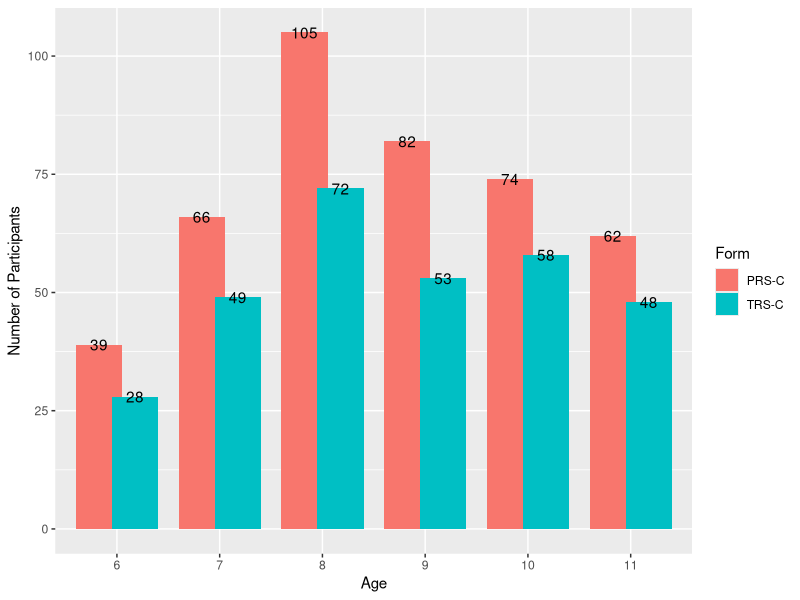
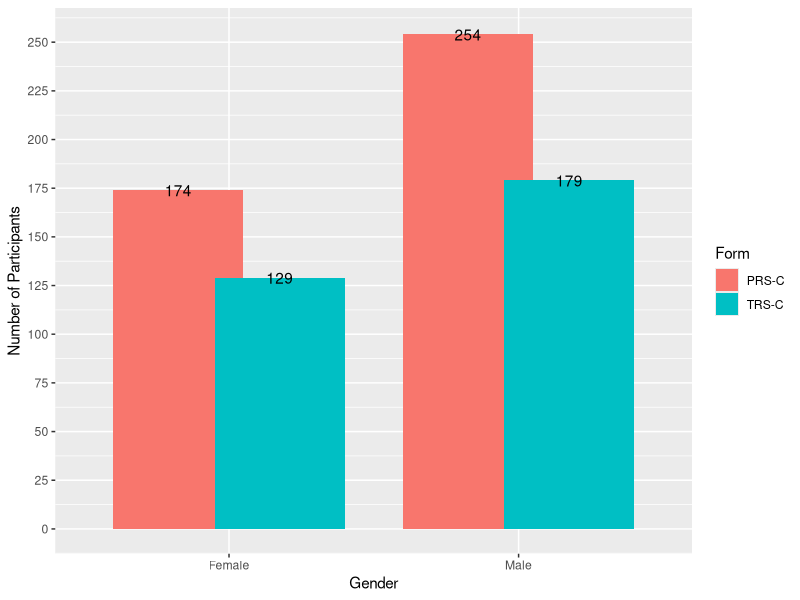

Generate these figures, in order, with R: (Note: this script raises an error after producing the figures.)
# CFA Analysis of the BASC-3
# Original code developed by Jake Kraska (Monash University)
# Built on R 4.0.2 with R Studio 1.3.1073
# requires file data with 736 obs of 401 variables
# set the working directory to source file directory manually

#---                                        ---#
################# Load Packages #################
#---                                        ---#

require(plyr) # version 1.8.6
require(ggplot2) # version 3.3.2
require(psych) # version 2.0.7
require(knitr) # version 1.29
require(lavaan) # version 0.6-7
require(dplyr) # version 1.0.1
require(tidyr) # version 1.1.1
require(latticeExtra) # version 0.6-29
require(lubridate) # version 1.7.9

#---                                       ---#
################# Set Options #################
#---                                       ---#

set.seed(2019)
options(max.print = 3000)

#---                                            ---#
################# Load Scale Data #################
#---                                            ---#

setwd(dirname(rstudioapi::getActiveDocumentContext()$path)) # set the wd to source file
items <- read.csv("items.csv")
data <- read.csv("data.csv")

#---                                                 ---#
################# Clean and Recode Data #################
#---                                                ---#

# change all empty cells to NA
data[data == "" | data == " "] <- NA
items[items == "" | items == " "] <- NA

# create gender factor
data$Gender <- addNA(as.factor(recode(data$Gender, 
                                      "1" = "Male", 
                                      "2" = "Female", 
                                      "3" = "Other")))

# create birth date variable
data$BirthDate <- as.Date(data$BirthDate, "%d/%m/%Y")

# create administration date variable
data$AdministrationDate <- as.Date(data$AdministrationDate, "%d/%m/%Y")

# create age at assessment
data$AgeAtAssessment <- as.period(interval(data$BirthDate, data$AdministrationDate), unit = "year")

# create age by year
data$Age <- as.integer(gsub("y.*","",data$AgeAtAssessment))
data$AgeFactor <- factor(data$Age, ordered = TRUE, levels = c(seq(6,20,1)))

# create form factor
data$Form <- addNA(as.factor(recode(data$Form, 
                                    "2" = "TRS-C", 
                                    "5" = "PRS-C")))
# create rater gender factor
data$RaterGender <- addNA(as.factor(recode(data$RaterGender,
                                           "1" = "Male", 
                                           "2" = "Female", 
                                           "3" = "Other")))

#---                                            ---#
################# Create Item Sets #################
#---                                            ---#

prsc.subscale.items <- list()
for (i in na.omit(unique(items$prsc_clin))) {
  prsc.subscale.items[[i]] <- filter(items, prsc_clin == i)[[1]]
}

prsc.composite.items <- list()
for (i in na.omit(unique(items$prsc_comp))) {
  prsc.composite.items[[i]] <- filter(items, prsc_comp == i)[[1]]
}

prsc.bsi.items <- filter(items, prsc_bsi == "y")[[1]]

trsc.subscale.items <- list()
for (i in na.omit(unique(items$trsc_clin))) {
  trsc.subscale.items[[i]] <- filter(items, trsc_clin == i)[[1]]
}

trsc.composite.items <- list()
for (i in na.omit(unique(items$trsc_comp))) {
  trsc.composite.items[[i]] <- filter(items, trsc_comp == i)[[1]]
}

trsc.bsi.items <- filter(items, trsc_bsi == "y")[[1]]

#---                                      ---#
################# Split Data #################
#---                                      ---#

basc3prsc <- filter(data, Form == "PRS-C")
basc3trsc <- filter(data, Form == "TRS-C")

#---                                       ---#
################# Explore Data #################
#---                                        ---#

# Age distribution

ggplot(data = data, aes(x = AgeFactor, fill = Form)) +
  geom_bar(position = position_dodge(width = .7)) +
  geom_text(stat = "count", aes(label = ..count..), position = position_dodge(width = .7)) +
  scale_y_continuous(name = "Number of Participants", breaks = seq.int(0,105,25), limits = c(0,105)) +
  scale_x_discrete(name = "Age") 
  
# Gender distribution

ggplot(data = data, aes(x = Gender, fill = Form)) +
  geom_bar(position = position_dodge(width = .7)) +
  geom_text(stat = "count", aes(label = ..count..), position = position_dodge(width = .7)) +
  scale_y_continuous(name = "Number of Participants", breaks = seq.int(0,255,25), limits = c(0,255)) +
  scale_x_discrete(name = "Gender") 

#---                                          ---#
################# Reverse Items  #################
#---                                          ---#

prsc.reverse.items <- c("001","028","083","127") %>% # reverse attention problems to make negative
  append(., c("069","085","168")) %>% # reverse functional communication to make positive
  append(., c("027","046","064","066")) %>% # reverse activities of daily living to make positive
  append(., c("087","163")) # reverse withdrawal to make negative

basc3prsc <- basc3prsc %>% mutate_at(vars(paste0("basc3_r", prsc.reverse.items)),
                                     funs(recode(., `1` = 4, `2` = 3, `3` = 2, `4` = 1)))

trsc.reverse.items <- c("001","021","064") %>% # reverse Attention Problems to make negative
  append(., c("022","032","139")) %>% # reverse Functional Communication to make positive
  append(., c("020")) %>% # reverse Adaptability to make positive
  append(., c("055")) %>% # reverse Learning Problems to make negative
  append(., c("098","144")) # reverse Withdrawal to make negative

basc3trsc <- basc3trsc %>% mutate_at(vars(paste0("basc3_r", trsc.reverse.items)),
                                     funs(recode(., `1` = 4, `2` = 3, `3` = 2, `4` = 1)))

#---                                         ---#
################# Descriptives  #################
#---                                         ---#

psych::describe(select(basc3prsc, ends_with("_t")), na.rm = TRUE)

psych::describe(select(basc3trsc, ends_with("_t")), na.rm = TRUE)

#---                                        ---#
################# CFA Models  #################
#---                                        ---#

# PRS-C Subscale Models
prsc.subscale.models <- list()
for (i in na.omit(unique(items$prsc_clin))) {
  prsc.subscale.models[[i]] <- paste0(i, " =~ ", paste0(filter(items, prsc_clin == i)[[1]], collapse = "+"))
}

# PRS-C Internalizing Model
prsc.internalizing.model <- paste(
  # subscales
  paste("anx =~ ", paste(filter(items, prsc_clin == "Anxiety")[[1]], collapse = "+"), sep = ""),
  paste("dep =~ ", paste(filter(items, prsc_clin == "Depression")[[1]], collapse = "+"), sep = ""),
  paste("som =~ ", paste(filter(items, prsc_clin == "Somatization")[[1]], collapse = "+"), sep = ""),
  # composite
  paste("int =~ NA*anx + dep + som", sep = ""),
  paste("int ~~ 1*int", sep = ""),
  # separate all by lines
  sep = "\n"
)

# PRS-C Externalizing Model
prsc.externalizing.model <- paste(
  # subscales
  paste("hyp =~ ", paste(filter(items, prsc_clin == "Hyperactivity")[[1]], collapse = "+"), sep = ""),
  paste("agg =~ ", paste(filter(items, prsc_clin == "Aggression")[[1]], collapse = "+"), sep = ""),
  paste("con =~ ", paste(filter(items, prsc_clin == "ConductProblems")[[1]], collapse = "+"), sep = ""),
  # composite
  paste("ext =~ NA*hyp + agg + con", sep = ""),
  paste("ext ~~ 1*ext", sep = ""),
  # separate all by lines
  sep = "\n"
)

# PRS-C Adaptive Skills Model
prsc.adaptive.model <- paste(
  # subscales
  paste("adaptability =~ ", paste(filter(items, prsc_clin == "Adaptability")[[1]], collapse = "+"), sep = ""),
  paste("social =~ ", paste(filter(items, prsc_clin == "SocialSkills")[[1]], collapse = "+"), sep = ""),
  paste("functional =~ ", paste(filter(items, prsc_clin == "FunctionalCommunication")[[1]], collapse = "+"), sep = ""),
  paste("leadership =~ ", paste(filter(items, prsc_clin == "Leadership")[[1]], collapse = "+"), sep = ""),
  paste("activities =~ ", paste(filter(items, prsc_clin == "ActivitiesOfDailyLiving")[[1]], collapse = "+"), sep = ""),
  # composite
  paste("adaptive =~ NA*adaptability + social + functional + leadership + activities", sep = ""),
  paste("adaptive ~~ 1*adaptive", sep = ""),
  # separate all by lines
  sep = "\n"
)

# PRS-C Behaviour Symptoms Index Model
prsc.bsi.model <- paste(
  # subscales
  # subscales
  paste("hyp =~ ", paste(filter(items, prsc_clin == "Hyperactivity")[[1]], collapse = "+"), sep = ""),
  paste("agg =~ ", paste(filter(items, prsc_clin == "Aggression")[[1]], collapse = "+"), sep = ""),
  paste("dep =~ ", paste(filter(items, prsc_clin == "Depression")[[1]], collapse = "+"), sep = ""),
  paste("att =~ ", paste(filter(items, prsc_clin == "AttentionProblems")[[1]], collapse = "+"), sep = ""),
  paste("aty =~ ", paste(filter(items, prsc_clin == "Atypicality")[[1]], collapse = "+"), sep = ""),
  paste("wit =~ ", paste(filter(items, prsc_clin == "Withdrawal")[[1]], collapse = "+"), sep = ""),
  # composite
  paste("bsi =~ NA*hyp + agg + dep + att + aty + wit", sep = ""),
  paste("bsi ~~ 1*bsi", sep = ""),
  # separate all by lines
  sep = "\n"
)

# TRS-C Subscale Models
trsc.subscale.models <- list()
for (i in na.omit(unique(items$trsc_clin))) {
  trsc.subscale.models[[i]] <- paste0(i, " =~ ", paste0(filter(items, trsc_clin == i)[[1]], collapse = "+"))
}

# TRS-C Internalizing Model
trsc.internalizing.model <- paste(
  # subscales
  paste("anx =~ ", paste(filter(items, trsc_clin == "Anxiety")[[1]], collapse = "+"), sep = ""),
  paste("dep =~ ", paste(filter(items, trsc_clin == "Depression")[[1]], collapse = "+"), sep = ""),
  paste("som =~ ", paste(filter(items, trsc_clin == "Somatization")[[1]], collapse = "+"), sep = ""),
  # composite
  paste("int =~ NA*anx + dep + som", sep = ""),
  paste("int ~~ 1*int", sep = ""),
  # separate all by lines
  sep = "\n"
)

# TRS-C Externalizing Model
trsc.externalizing.model <- paste(
  # subscales
  paste("hyp =~ ", paste(filter(items, trsc_clin == "Hyperactivity")[[1]], collapse = "+"), sep = ""),
  paste("agg =~ ", paste(filter(items, trsc_clin == "Aggression")[[1]], collapse = "+"), sep = ""),
  paste("con =~ ", paste(filter(items, trsc_clin == "ConductProblems")[[1]], collapse = "+"), sep = ""),
  # composite
  paste("ext =~ NA*hyp + agg + con", sep = ""),
  paste("ext ~~ 1*ext", sep = ""),
  # separate all by lines
  sep = "\n"
)

# TRS-C Adaptive Skills Model
trsc.adaptive.model <- paste(
  # subscales
  paste("adaptability =~ ", paste(filter(items, trsc_clin == "Adaptability")[[1]], collapse = "+"), sep = ""),
  paste("social =~ ", paste(filter(items, trsc_clin == "SocialSkills")[[1]], collapse = "+"), sep = ""),
  paste("functional =~ ", paste(filter(items, trsc_clin == "FunctionalCommunication")[[1]], collapse = "+"), sep = ""),
  paste("leadership =~ ", paste(filter(items, trsc_clin == "Leadership")[[1]], collapse = "+"), sep = ""),
  paste("study =~ ", paste(filter(items, trsc_clin == "StudySkills")[[1]], collapse = "+"), sep = ""),
  # composite
  paste("adaptive =~ NA*adaptability + social + functional + leadership + study", sep = ""),
  paste("adaptive ~~ 1*adaptive", sep = ""),
  # separate all by lines
  sep = "\n"
)

# TRS-C School Problems Model
trsc.school.probs.model <- paste(
  # subscales
  paste("learning =~ ", paste(filter(items, trsc_clin == "LearningProblems")[[1]], collapse = "+"), sep = ""),
  paste("attention =~ ", paste(filter(items, trsc_clin == "AttentionProblems")[[1]], collapse = "+"), sep = ""),
  # composite
  paste("school =~ NA*learning + attention", sep = ""),
  paste("school ~~ 1*school", sep = ""),
  # separate all by lines
  sep = "\n"
)

# TRS-C School Problems Model Covary with Internalising
trsc.school.probs.int.model <- paste(
  # school problems subscales
  paste("learning =~ ", paste(filter(items, trsc_clin == "LearningProblems")[[1]], collapse = "+"), sep = ""),
  paste("attention =~ ", paste(filter(items, trsc_clin == "AttentionProblems")[[1]], collapse = "+"), sep = ""),
  # school problems composite
  paste("school =~ NA*learning + attention", sep = ""),
  paste("school ~~ 1*school", sep = ""),
  # int subscales
  paste("anx =~ ", paste(filter(items, trsc_clin == "Anxiety")[[1]], collapse = "+"), sep = ""),
  paste("dep =~ ", paste(filter(items, trsc_clin == "Depression")[[1]], collapse = "+"), sep = ""),
  paste("som =~ ", paste(filter(items, trsc_clin == "Somatization")[[1]], collapse = "+"), sep = ""),
  # int composite
  paste("int =~ NA*anx + dep + som", sep = ""),
  paste("int ~~ 1*int", sep = ""),
  # covary int and school problems
  paste("school ~~ int", sep = ""),
  # separate all by lines
  sep = "\n"
)

# TRS-C Behaviour Symptoms Index Model
trsc.bsi.model <- paste(
  # subscales
  paste("hyp =~ ", paste(filter(items, trsc_clin == "Hyperactivity")[[1]], collapse = "+"), sep = ""),
  paste("agg =~ ", paste(filter(items, trsc_clin == "Aggression")[[1]], collapse = "+"), sep = ""),
  paste("dep =~ ", paste(filter(items, trsc_clin == "Depression")[[1]], collapse = "+"), sep = ""),
  paste("att =~ ", paste(filter(items, trsc_clin == "AttentionProblems")[[1]], collapse = "+"), sep = ""),
  paste("aty =~ ", paste(filter(items, trsc_clin == "Atypicality")[[1]], collapse = "+"), sep = ""),
  paste("wit =~ ", paste(filter(items, trsc_clin == "Withdrawal")[[1]], collapse = "+"), sep = ""),
  # composite
  paste("bsi =~ NA*hyp + agg + dep + att + aty + wit", sep = ""),
  paste("bsi ~~ 1*bsi", sep = ""),
  # separate all by lines
  sep = "\n"
)

#---                                                      ---#
################# Reliability BASC-3 PRS-C  #################
#---                                                      ---#

prsc.alpha <- list()
for (i in names(prsc.subscale.items)) {
  prsc.alpha[[i]] <- psych::alpha(basc3prsc[prsc.subscale.items[[i]]], check.keys = TRUE)
}

lapply(prsc.alpha, function(x) { x$total })

#---                                                        ---#
################# CFA BASC-3 PRS-C Subscales  #################
#---                                                        ---#

prsc.cfa <- list()
for (i in names(prsc.subscale.items)) {
  y <- which(names(prsc.subscale.items) == i)
  prsc.cfa[[i]] <- cfa(model = prsc.subscale.models[[i]], 
                       data = basc3prsc[prsc.subscale.items[[i]]],
                       ordered = prsc.subscale.items[[i]])
  rm(y)
}

lapply(prsc.cfa, function(x) {x})

lapply(prsc.cfa, function(x) { 
  fitMeasures(x, c("chisq", "df", "pvalue", "cfi", "tli", "rmsea", "srmr"))
})

lapply(prsc.cfa, function(x) { 
  parameterEstimates(x, standardized = TRUE) %>%
    filter(op == "=~" | op == "~~") %>%
    dplyr::select("LHS" = lhs, op, "RHS" = rhs, "SE" = se, "Z" = z, "p-value" = pvalue, "Beta" = est, "Std. Beta" = std.all) %>%
    kable(digits = 3, format = "pandoc", caption = "Factor Loadings")
})

#---                                                            ---#
################# CFA BASC-3 PRS-C Internalizing  #################
#---                                                            ---#

prsc.internalizing.cfa <- cfa(model = prsc.internalizing.model, 
                              data = basc3prsc[prsc.composite.items$Internalizing], 
                              ordered = prsc.composite.items$Internalizing)

prsc.internalizing.cfa

fitMeasures(prsc.internalizing.cfa, c("chisq", "df", "pvalue", "cfi", "tli", "rmsea", "srmr"))

parameterEstimates(prsc.internalizing.cfa, standardized = TRUE) %>%
  filter(op == "=~" | op == "~~") %>%
  dplyr::select("LHS" = lhs, op, "RHS" = rhs, "SE" = se, "Z" = z, "p-value" = pvalue, "Beta" = est, "Std. Beta" = std.all) %>%
  kable(digits = 3, format = "pandoc", caption = "Factor Loadings")

#---                                                            ---#
################# CFA BASC-3 PRS-C Externalizing  #################
#---                                                            ---#

prsc.externalizing.cfa <- cfa(model = prsc.externalizing.model, 
                              data = basc3prsc[prsc.composite.items$Externalizing], 
                              ordered = prsc.composite.items$Externalizing)

prsc.externalizing.cfa

fitMeasures(prsc.externalizing.cfa, c("chisq", "df", "pvalue", "cfi", "tli", "rmsea", "srmr"))

parameterEstimates(prsc.externalizing.cfa, standardized = TRUE) %>%
  filter(op == "=~" | op == "~~") %>%
  dplyr::select("LHS" = lhs, op, "RHS" = rhs, "SE" = se, "Z" = z, "p-value" = pvalue, "Beta" = est, "Std. Beta" = std.all) %>%
  kable(digits = 3, format = "pandoc", caption = "Factor Loadings")

#---                                                            ---#
################# CFA BASC-3 PRS-C Adaptive Skills  #################
#---                                                            ---#

prsc.adaptive.cfa <- cfa(model = prsc.adaptive.model, 
                         data = basc3prsc[prsc.composite.items$AdaptiveSkills], 
                         ordered = prsc.composite.items$AdaptiveSkills)

prsc.adaptive.cfa

fitMeasures(prsc.adaptive.cfa, c("chisq", "df", "pvalue", "cfi", "tli", "rmsea", "srmr"))

parameterEstimates(prsc.adaptive.cfa, standardized = TRUE) %>%
  filter(op == "=~" | op == "~~") %>%
  dplyr::select("LHS" = lhs, op, "RHS" = rhs, "SE" = se, "Z" = z, "p-value" = pvalue, "Beta" = est, "Std. Beta" = std.all) %>%
  kable(digits = 3, format = "pandoc", caption = "Factor Loadings")

#---                                                ---#
################# CFA BASC-3 PRS-C BSI  #################
#---                                                ---#

prsc.bsi.cfa <- cfa(model = prsc.bsi.model, 
                    data = basc3prsc[prsc.bsi.items], 
                    ordered = prsc.bsi.items)

prsc.bsi.cfa

fitMeasures(prsc.bsi.cfa, c("chisq", "df", "pvalue", "cfi", "tli", "rmsea", "srmr"))

parameterEstimates(prsc.bsi.cfa, standardized = TRUE) %>%
  filter(op == "=~" | op == "~~") %>%
  dplyr::select("LHS" = lhs, op, "RHS" = rhs, "SE" = se, "Z" = z, "p-value" = pvalue, "Beta" = est, "Std. Beta" = std.all) %>%
  kable(digits = 3, format = "pandoc", caption = "Factor Loadings")

#---                                                      ---#
################# Reliability BASC-3 TRS-C  #################
#---                                                      ---#

trsc.alpha <- list()
for (i in names(trsc.subscale.items)) {
  trsc.alpha[[i]] <- psych::alpha(basc3trsc[trsc.subscale.items[[i]]], check.keys = TRUE)
}

lapply(trsc.alpha, function(x) { x$total })

#---                                                        ---#
################# CFA BASC-3 TRS-C Subscales  #################
#---                                                        ---#

trsc.cfa <- list()
for (i in names(trsc.subscale.items)) {
  y <- which(names(trsc.subscale.items) == i)
  trsc.cfa[[i]] <- cfa(model = trsc.subscale.models[[i]], 
                       data = basc3trsc[trsc.subscale.items[[i]]],
                       ordered = trsc.subscale.items[[i]])
  rm(y)
}

lapply(trsc.cfa, function(x) {x})

lapply(trsc.cfa, function(x) { 
  fitMeasures(x, c("chisq", "df", "pvalue", "cfi", "tli", "rmsea", "srmr"))
})

lapply(trsc.cfa, function(x) { 
  parameterEstimates(x, standardized = TRUE) %>%
    filter(op == "=~" | op == "~~") %>%
    dplyr::select("LHS" = lhs, op, "RHS" = rhs, "SE" = se, "Z" = z, "p-value" = pvalue, "Beta" = est, "Std. Beta" = std.all) %>%
    kable(digits = 3, format = "pandoc", caption = "Factor Loadings")
})

#---                                                            ---#
################# CFA BASC-3 TRS-C Internalizing  #################
#---                                                            ---#

trsc.internalizing.cfa <- cfa(model = trsc.internalizing.model, 
                              data = basc3trsc[trsc.composite.items$Internalizing], 
                              ordered = trsc.composite.items$Internalizing)

trsc.internalizing.cfa

fitMeasures(trsc.internalizing.cfa, c("chisq", "df", "pvalue", "cfi", "tli", "rmsea", "srmr"))

parameterEstimates(trsc.internalizing.cfa, standardized = TRUE) %>%
  filter(op == "=~" | op == "~~") %>%
  dplyr::select("LHS" = lhs, op, "RHS" = rhs, "SE" = se, "Z" = z, "p-value" = pvalue, "Beta" = est, "Std. Beta" = std.all) %>%
  kable(digits = 3, format = "pandoc", caption = "Factor Loadings")

#---                                                            ---#
################# CFA BASC-3 TRS-C Externalizing  #################
#---                                                            ---#

trsc.externalizing.cfa <- cfa(model = trsc.externalizing.model, 
                              data = basc3trsc[trsc.composite.items$Externalizing], 
                              ordered = trsc.composite.items$Externalizing)

trsc.externalizing.cfa

fitMeasures(trsc.externalizing.cfa, c("chisq", "df", "pvalue", "cfi", "tli", "rmsea", "srmr"))

parameterEstimates(trsc.externalizing.cfa, standardized = TRUE) %>%
  filter(op == "=~" | op == "~~") %>%
  dplyr::select("LHS" = lhs, op, "RHS" = rhs, "SE" = se, "Z" = z, "p-value" = pvalue, "Beta" = est, "Std. Beta" = std.all) %>%
  kable(digits = 3, format = "pandoc", caption = "Factor Loadings")

#---                                                            ---#
################# CFA BASC-3 TRS-C School Problems  #################
#---                                                            ---#

trsc.school.probs.cfa <- cfa(model = trsc.school.probs.model, 
                             data = basc3trsc[trsc.composite.items$SchoolProblems], 
                             ordered = trsc.composite.items$SchoolProblems)

trsc.school.probs.cfa

fitMeasures(trsc.school.probs.cfa, c("chisq", "df", "pvalue", "cfi", "tli", "rmsea", "srmr"))

parameterEstimates(trsc.school.probs.cfa, standardized = TRUE) %>%
  filter(op == "=~") %>%
  dplyr::select("LHS" = lhs, op, "RHS" = rhs, "SE" = se, "Z" = z, "p-value" = pvalue, "Beta" = est, "Std. Beta" = std.all) %>%
  kable(digits = 3, format = "pandoc", caption = "Factor Loadings")

trsc.school.probs.int.cfa <- cfa(model = trsc.school.probs.int.model, 
                                 data = basc3trsc[c(trsc.composite.items$SchoolProblems,trsc.composite.items$Internalizing)], 
                                 ordered = c(trsc.composite.items$SchoolProblems,trsc.composite.items$Internalizing))

trsc.school.probs.int.cfa

fitMeasures(trsc.school.probs.int.cfa, c("chisq", "df", "pvalue", "cfi", "tli", "rmsea", "srmr"))

parameterEstimates(trsc.school.probs.int.cfa, standardized = TRUE) %>%
  filter(op == "=~" | op == "~~") %>%
  dplyr::select("LHS" = lhs, op, "RHS" = rhs, "SE" = se, "Z" = z, "p-value" = pvalue, "Beta" = est, "Std. Beta" = std.all) %>%
  kable(digits = 3, format = "pandoc", caption = "Factor Loadings")

#---                                                            ---#
################# CFA BASC-3 TRS-C Adaptive Skills  #################
#---                                                            ---#

trsc.adaptive.cfa <- cfa(model = trsc.adaptive.model, 
                         data = basc3trsc[trsc.composite.items$AdaptiveSkills], 
                         ordered = trsc.composite.items$AdaptiveSkills)

trsc.adaptive.cfa

fitMeasures(trsc.adaptive.cfa, c("chisq", "df", "pvalue", "cfi", "tli", "rmsea", "srmr"))

parameterEstimates(trsc.adaptive.cfa, standardized = TRUE) %>%
  filter(op == "=~" | op == "~~") %>%
  dplyr::select("LHS" = lhs, op, "RHS" = rhs, "SE" = se, "Z" = z, "p-value" = pvalue, "Beta" = est, "Std. Beta" = std.all) %>%
  kable(digits = 3, format = "pandoc", caption = "Factor Loadings")

#---                                                ---#
################# CFA BASC-3 TRS-C BSI  #################
#---                                                ---#

trsc.bsi.cfa <- cfa(model = trsc.bsi.model, 
                    data = basc3trsc[trsc.bsi.items], 
                    ordered = trsc.bsi.items)

trsc.bsi.cfa

fitMeasures(trsc.bsi.cfa, c("chisq", "df", "pvalue", "cfi", "tli", "rmsea", "srmr"))

parameterEstimates(trsc.bsi.cfa, standardized = TRUE) %>%
  filter(op == "=~" | op == "~~") %>%
  dplyr::select("LHS" = lhs, op, "RHS" = rhs, "SE" = se, "Z" = z, "p-value" = pvalue, "Beta" = est, "Std. Beta" = std.all) %>%
  kable(digits = 3, format = "pandoc", caption = "Factor Loadings")
